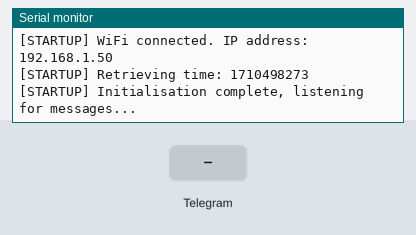
Bench run of a sketch on a simulated ESP8266 (NodeMCU). Shown: the last lines printed to the serial monitor. Inputs (shaded band) come from the test bench. WiFi joins after 1.5 s; servers stay silent unless stated; the local clock reads 2024-03-15 10:24:30 at power-on unless the sketch sets it; storage starts empty.

Above: at 4.2 s.
4.3 s: Telegram message "1" received
At 5.8 s:
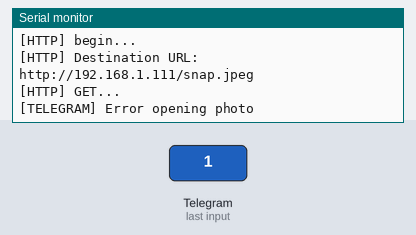
6.1 s: Telegram message "0" received
At 6.62 s:
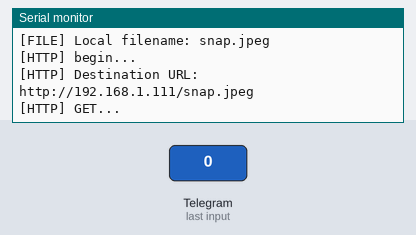
7.6 s: Telegram message "2" received
At 9.1 s:
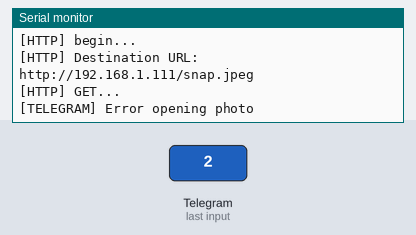

Measured:
- after the input at 4.3 s, the serial monitor: prints a new line after 0.33 s (image 1)
- after the input at 6.1 s, the serial monitor: prints a new line after 0.36 s (image 2)
- after the input at 7.6 s, the serial monitor: prints a new line after 0.68 s (image 3)

The sketch:

telegrambell.ino
```cpp
#include <ESP8266WiFi.h>
#include <WiFiClientSecure.h>
#include <ESP8266HTTPClient.h>
#include <UniversalTelegramBot.h>
#include <ArduinoJson.h>
#include <FS.h>
#include <LittleFS.h>

#define WIFI_SSID "xxxxxxx"                                           //Enter your Wifi SSID Here
#define WIFI_PASSWORD "yyyyyyyyyy"                                    //Enter your Wifi Password Here
#define BOT_TOKEN "0000000000:AAAAAAAAAAAAAAAAAAAAAAAAAAAAAAAAAAA"    //Enter your Telegram BOT token here

const unsigned long BOT_MTBS = 1000; // mean time between scan messages

unsigned long bot_lasttime;          // last time messages' scan has been done
X509List cert(TELEGRAM_CERTIFICATE_ROOT);
WiFiClientSecure secured_client;
UniversalTelegramBot bot(BOT_TOKEN, secured_client);

File myFile;
bool isMoreDataAvailable();
byte getNextByte();

bool isMoreDataAvailable()
{
  return myFile.available();
}

byte getNextByte()
{
  return myFile.read();
}

void handleNewMessages(int numNewMessages)
{
  String chat_id = bot.messages[0].chat_id;
  String message = bot.messages[0].text;
  String file_name = "snap.jpeg";                                     // Local filename - can be anything
  String url = "http://192.168.1.111/snap.jpeg";                      // ENTER YOUR CAMERA SNAPSHOT LINK HERE

  Serial.print("[TELEGRAM] Message from user: ");
  Serial.println(chat_id);
  Serial.print("[TELEGRAM] Message text: ");
  Serial.println(message);

  downloadAndSaveFile(file_name, url);

  myFile = LittleFS.open(file_name, "r");

  if (myFile)
  {
    Serial.print("[TELEGRAM] Sending image: ");
    Serial.print(file_name);
    Serial.println("....");

    String sent = bot.sendPhotoByBinary(chat_id, "image/jpeg", myFile.size(),
                                        isMoreDataAvailable,
                                        getNextByte, nullptr, nullptr);

    if (sent)
    {
      Serial.println("[TELEGRAM] Image was successfully sent.");
    }
    else
    {
      Serial.println("[TELEGRAM] Image was not sent.");
    }

    myFile.close();
  }
  else
  {
    // if the file didn't open, print an error:
    Serial.println("[TELEGRAM] Error opening photo");
  }
}

void setup()
{
  Serial.begin(115200);
  Serial.println();
  delay(1000); // Wait a sec for the serial port to come up
  Serial.println();

  Serial.print("[STARTUP] Mounting LittleFS disk....");
  if (!LittleFS.begin())
  {
    Serial.println("failed!");
    return;
  }
  Serial.println("done.");

  Serial.print("[STARTUP] Formatting LittleFS disk....");
  if (!LittleFS.format())
  {
    Serial.println("failed!");
    return;
  }
  Serial.println("done.");

  // attempt to connect to Wifi network:
  configTime(0, 0, "pool.ntp.org");      // get UTC time via NTP
  secured_client.setTrustAnchors(&cert); // Add root certificate for api.telegram.org
  Serial.print("[STARTUP] Connecting to Wifi SSID ");
  Serial.print(WIFI_SSID);
  WiFi.begin(WIFI_SSID, WIFI_PASSWORD);
  while (WiFi.status() != WL_CONNECTED)
  {
    Serial.print(".");
    delay(1000);
  }
  Serial.print("\n[STARTUP] WiFi connected. IP address: ");
  Serial.println(WiFi.localIP());

  // Check NTP/Time, usually it is instantaneous and you can delete the code below.
  Serial.print("[STARTUP] Retrieving time: ");
  time_t now = time(nullptr);
  while (now < 24 * 3600)
  {
    Serial.print(".");
    delay(1000);
    now = time(nullptr);
  }
  Serial.println(now);
  Serial.println("[STARTUP] Initialisation complete, listening for messages...");
}

void downloadAndSaveFile(String fileName, String  url){

  HTTPClient http;
  Serial.print("[FILE] Local filename: ");
  Serial.println(fileName);

  Serial.println("[HTTP] begin...");
  Serial.print("[HTTP] Destination URL: ");
  Serial.println(url);
  http.begin(url);

  Serial.printf("[HTTP] GET...\n", url.c_str());
  // start connection and send HTTP header
  int httpCode = http.GET();
  if(httpCode > 0) {
      // HTTP header has been sent and Server response header has been handled
      Serial.printf("[HTTP] GET... code: %d\n", httpCode);
      Serial.print("[FILE] open file for writing...");

      File file = LittleFS.open(fileName, "w+");

      // file found at server
      if(httpCode == HTTP_CODE_OK) {

          // get length of document (is -1 when Server sends no Content-Length header)
          int len = http.getSize();
          Serial.printf("[FILE] size is: ");
          Serial.println(len);

          // create buffer for read
          uint8_t buff[128] = { 0 };

          // get tcp stream
          WiFiClient * stream = http.getStreamPtr();

          // read all data from server
          while(http.connected() && (len > 0 || len == -1)) {
              // get available data size
              size_t size = stream->available();
              if(size) {
                  // read up to 128 byte
                  int c = stream->readBytes(buff, ((size > sizeof(buff)) ? sizeof(buff) : size));
                  // write it to Serial
                  //Serial.write(buff, c);
                  file.write(buff, c);
                  if(len > 0) {
                      len -= c;
                  }
              }
              delay(1);
          }
          Serial.println("[HTTP] connection closed or file end.");
          Serial.println("[FILE] closing file");
          file.close();

      }

  }
  http.end();


}


void loop()
{
  if (millis() - bot_lasttime > BOT_MTBS)
  {
    int numNewMessages = bot.getUpdates(bot.last_message_received + 1);

    while (numNewMessages)
    {
      Serial.println("[TELEGRAM] Received Message");
      handleNewMessages(numNewMessages);
      numNewMessages = bot.getUpdates(bot.last_message_received + 1);
    }

    bot_lasttime = millis();
  }
}
```
